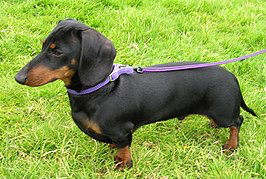
#> input picture week_3/images/dog.png, 266 x 179 px
$ jupyter execute --allow-errors Convolutions.ipynb   (shell and % lines are left out)
#> lines starting #> are read from the running program, lines starting #| are printed output that depends on the picture
### week_3/Blocks.py
import numpy as np

# [94 lines left out: functions dense_forward, dense_grad_input, dense_grad_W, dense_grad_b, not called in this run]

class Layer(object):

    def __init__(self):
        self.training_phase = True
        self.output = 0.0

    def forward(self, x_input):
        self.output = x_input
        return self.output

    def backward(self, x_input, grad_output):
        return grad_output

    def get_params(self):
        return []

    def get_params_gradients(self):
        return []

class Dense(Layer):

    # [8 lines left out: function __init__, not called in this run]

    def forward(self, x_input):
        self.output = dense_forward(x_input, self.W, self.b)
        return self.output

    # [6 lines left out: function backward, not called in this run]

    def get_params(self):
        return [self.W, self.b]

    def get_params_gradients(self):
        return [self.grad_W, self.grad_b]


# [44 lines left out: functions relu_forward, reluDerivative, relu_grad_input, not called in this run]

class ReLU(Layer):

    def forward(self, x_input):
        self.output = relu_forward(x_input)
        return self.output

    def backward(self, x_input, grad_output):
        return relu_grad_input(x_input, grad_output)


class SequentialNN(object):

    def __init__(self):
        self.layers = []
        self.training_phase = True

    # [4 lines left out: function set_training_phase, not called in this run]

    def add(self, layer):
        self.layers.append(layer)

    # [22 lines left out: functions forward, backward, get_params, get_params_gradients, not called in this run]


class Loss(object):

    def __init__(self):
        self.output = 0.0

    def forward(self, target_pred, target_true):
        return self.output

    def backward(self, target_pred, target_true):
        return np.zeros_like(target_pred)


# [56 lines left out: functions hinge_forward, hinge_grad_input, not called in this run]


class Hinge(Loss):

    def forward(self, target_pred, target_true):
        self.output = hinge_forward(target_pred, target_true)
        return self.output

    def backward(self, target_pred, target_true):
        return hinge_grad_input(target_pred, target_true)


# [17 lines left out: function l2_regularizer, not called in this run]


class Optimizer(object):
    '''
    This is a basic class.
    All other optimizers will inherit it
    '''
    # [4 lines left out: function __init__, not called in this run]

    def update_params(self):
        pass


class SGD(Optimizer):
    '''
    Stochastic gradient descent optimizer
    https://en.wikipedia.org/wiki/Stochastic_gradient_descent
    '''

    # [86 lines left out: functions update_params, dropout_generate_mask, dropout_forward, dropout_grad_input, not called in this run]


class Dropout(Layer):

    # [11 lines left out: functions __init__, forward, not called in this run]

    def backward(self, x_input, grad_output):
        grad_input = dropout_grad_input(x_input, grad_output, self.mask)
        return grad_input


# [44 lines left out: functions mse_forward, mse_grad_input, not called in this run]


class MSE(Loss):

    def forward(self, target_pred, target_true):
        self.output = mse_forward(target_pred, target_true)
        return self.output

    def backward(self, target_pred, target_true):
        return mse_grad_input(target_pred, target_true)

### week_3/automark.py
from __future__ import print_function
import os
import sys
import json
import requests
import shutil
import numpy as np
import hashlib

try:
    import cPickle as pickle
except ImportError:
    import pickle

try:
    FileNotFoundError
except NameError:
    FileNotFoundError = OSError


class ServerError(BaseException):
    pass


class Config:
    host = 'http://18.197.109.11:1234/'
    cwd = os.path.dirname(os.path.realpath(__file__))
    test_folder = os.path.join(cwd, 'local_tests')
    test_path = os.path.join(test_folder, 'tests.pickle')


# Local tests
def _remove_local_tests():
    try:
        os.remove(Config.test_path)
        print('Current version of local tests is deprecated. Outdated tests are removed.')
        sys.stdout.flush()
    except FileNotFoundError:
        pass


def _load_local_tests(username):
    if not os.path.exists(Config.test_folder):
        os.makedirs(Config.test_folder)

    try:
        endpoint = Config.host + 'load_tests/{}'.format(username)
        stream = requests.get(endpoint, stream=True)
        if stream.status_code == 200:
            with open(Config.test_path, 'wb') as f:
                stream.raw.decode_content = True
                shutil.copyfileobj(stream.raw, f)
            print('Local tests are downloaded.')
            sys.stdout.flush()
        else:
            error = stream.json()['error']
            raise ServerError(error)
    except ServerError as e:
        raise e
    except:
        raise ServerError('Error downloading local tests.')


def _local_tests_are_valid():
    try:
        hash_md5 = hashlib.md5()
        with open(Config.test_path, "rb") as f:
            for chunk in iter(lambda: f.read(4096), b""):
                hash_md5.update(chunk)
        local_md5 = hash_md5.hexdigest()
        endpoint = Config.host + 'check_sum/{}'.format(local_md5)
        response = requests.get(endpoint).json()
        return response['success']
    except:
        return False


def _passed_local_tests(function, arg_keys):
    with open(Config.test_path, 'rb') as f:
        try:
            test_data = pickle.load(f, encoding='latin1')
        except TypeError:
            test_data = pickle.load(f)

    data = test_data[function.__name__]
    inputs = data['inputs']
    outputs = data['outputs']

    for in_, out_ in zip(inputs, outputs):
        args_ = {k: in_[k] for k in arg_keys}
        answer = function(**args_)
        print('answer: {}'.format(answer))
        print('output: {}'.format(out_))
        if not np.allclose(answer, out_, rtol=1e-5, atol=1e-5):
            return False
    return True


# Remote tests
# [28 lines left out: function _passed_remote_test, not called in this run]


def get_progress(username):
#> (the call stopped at in get_progress, `response = requests.get(endpoint)`: the network is not available in this run)
    endpoint = Config.host + 'get_progress/{}'.format(username)
    response = requests.get(endpoint)
    data = response.json()

    if 'error' in data:
        raise ServerError(data['error'])

    print('-'*45)
    print('| {:42}|'.format(data['name']))
    print('| {:42}|'.format(data['mail']))
    print('-'*45)
    for k, v in data['progress'].items():
        print('| {:25}| {:15}|'.format(k, v))
    print('-'*45)


def test_student_function(username, function, arg_keys):
#> called with username = '12328537'
    if not _local_tests_are_valid():
        _remove_local_tests()
        print('Downloading local tests...')
        _load_local_tests(username)
#> (the call stopped at in _load_local_tests, `stream = requests.get(endpoint, stream=True)`: the network is not available in this run)

    print('Running local tests...')
    if _passed_local_tests(function, arg_keys):
        print('{} successfully passed local tests'.format(function.__name__))
        print('Running remote test...')
        sys.stdout.flush()

        if _passed_remote_test(username, function, arg_keys):
            print("Test was successful. Congratulations!")
        else:
            print("Test failed. Please review your code.")
    else:
        print('{} failed some local tests'.format(function.__name__))

### week_3/Convolutions.ipynb
# Assignment 2

The main idea of this assignment is to understand **Convolutional Neural Networks** and the basics of **image filtering**. We will implement matrix convolution as well as the convolutional layer from scratch.

**Please note:**
1. Please copy the code from the previous assignment (week 2) into a separate file `Blocks.py`. Make sure it resides in the same folder as this notebook. It should contain the implementation of the building blocks.
2. All functions should be implemented using [**NumPy**](https://docs.scipy.org/doc/).

## Table of contents

* [0. Before you begin](#0.-Before-you-begin)
* [1. Recap](#1.-Recap)
* [2. Matrix Convolution](#2.-Matrix-Convolution) (mandatory)
* [3. Basic Kernels](#3.-Basic-Kernels) (mandatory)
* [4. Convolutional Layer](#4.-Convolutional-Layer)
* [5. MaxPooling Layer](#5.-MaxPooling-Layer) (mandatory)
* [6. Flatten](#6.-Flatten)
* [7. Experiments](#7.-Experiments)

# 0. Before you begin

Run the following block once when you start this notebook.
It imports [NumPy](https://docs.scipy.org/doc/), [Matplotlib](https://matplotlib.org/), AutoMark, and your `Blocks.py` implementations from last week.
We will make use of these imports during the course of this notebook.

[cell 1]
import numpy as np
import matplotlib.pyplot as plt
from Blocks import *
import automark as am

[cell 2]
# fill in your studentnumber as your username again
username = '12328537'

# get your progress by running this function
am.get_progress(username)

# 1. Recap

During the previous assignment, you implemented the main building blocks of neural networks:
* **Dense Layer**
* Non-linearity with ReLU
* Loss functions
* Optimization

Dense layers can already be very useful. They perform the following mapping on the input matrix $X$ (matrix of objects) using the weights $W$:
$$
H = XW + b
$$

The dense layer enables creation and training of flexible models.

Now, let's take a look at image processing using **Dense Layer**:
1. We have a grayscale image $x$ of size $N \times M$ (width & height)
2. We reshape it into a vector of length $NM$
3. Then we map it with a dense layer
4. And obtain the transformed vector $y$

Each element of $y$ depends on each element of $x$. That's why its also called **fully connected**.
A neural network which only consists of dense layers is therefore called a fully connected network.

When we work with images, we assume that each pixel is correlated with its neighbours and close pixels. Distant pixels are not correlated. Various experiments demonstrate that this assumption is correct.

Dense layers captures these correlations, but they also capture *noisy* correlations to all other pixels.

# 2. Matrix Convolution

There is a way to create a **locally connected** layer which will learn local correlations using a smaller amount of parameters.
This layer is aptly called **Convolutional Layer** and is based on **matrix convolution**

A picture is worth a thousand words which is especially true when learning about convolution:

In image convolution, a **filter**, also called **kernel**, is applied to the source matrix.
Each element from the kernel is multiplied by the corresponding element from the source matrix. The results are summed up and written to the target matrix.

In this example, the output matrix has a smaller size than its source\*. This is because the kernel can not overlap the borders. **Zero padding** can be used to retain the original dimension. It is a simple solution which involves adding a border of zeros to the input.

\* It may seem both matrices have the same size (both are shown with the same number of boxes. In the edges of the right matrix, however, no values are stored. The top-left corner of the right image starts where the $-3$ is placed.

The source matrix $X$ is of size $N \times M$ and the kernel $K$ is of size $(2p+1) \times (2q +1 )$.
We define $X_{ij} = 0$ for $i > N, i < 1$ and $j > M, j < 1$.
In (other) words: If you try to access a pixel which is out of bounds assume that it is zero.
This is called **zero padding**.

Therefore, the convolution of a matrix with a kernel is defined as follows:
$$
Y = X \star K \\
Y_{ij} = \sum\limits_{\alpha=0}^{2p} \sum\limits_{\beta=0}^{2q}
K_{\alpha \beta} X_{i + \alpha - p, j+\beta - q}
$$

This operation's name depends on the field:
* In machine learning: **convolution**
* In mathematics: **cross-correlation**

Finally, its time for you to implement matrix convolution.
You can use the example below this code block to test your implementation.

[cell 3]
mat = np.array([[11,12,13],[21,22,23],[31,32,33]])
print("Original matrix")
print(mat)
mat_slice = mat[:2,:2] # Simple indexing
print ("\nSliced matrix")
print(mat_slice)
print ("\nChange the sliced matrix")
mat_slice[0,0] = 1000
print (mat_slice)
print("\nBut the original matrix? WHOA! It got changed too!")
print(mat)

[cell 4]
conv = np.ones((5,5))

conv = np.r_[ np.zeros((1,conv.shape[0])), conv, np.zeros((1,conv.shape[0])) ]

conv = np.c_[ np.zeros(conv.shape[0]), conv, np.zeros(conv.shape[0]) ]

conv

[cell 5]
def conv_matrix(matrix, kernel):
    """Perform the convolution of the matrix
        with the kernel using zero padding
    # Arguments
        matrix: input matrix np.array of size `(N, M)`
        kernel: kernel of the convolution
            np.array of size `(2p + 1, 2q + 1)`
    # Output
        the result of the convolution
        np.array of size `(N, M)`
    """
    #################
    ### YOUR CODE ###
    #################

    conv = np.zeros(matrix.shape[0]+2, matrix.shape[1]+2)

    conv_slice = conv[1:matrix.shape[0], 1:matrix.shape[1]]

    conv[1:matrix.shape[0], 1:matrix.shape[1]] = matrix

    from scipy import signal

    output = np.rot90(
        signal.convolve2d(matrix, np.rot90(kernel, 2),'valid'),2)

    print('out: {}'.format(output))
    return output

Let's test the function with the following data:

$$
X = \begin{bmatrix}
1 & 2 & 3 \\
2 & 3 & 4 \\
3 & 4 & 5 \\
\end{bmatrix} \quad
K =
\begin{bmatrix}
1 & 0 & 0 \\
0 & 1 & 0 \\
0 & 0 & 2 \\
\end{bmatrix} \quad
X \star K =
\begin{bmatrix}
7 & 10 & 3 \\
10 & 14 & 6 \\
3 & 6 & 8 \\
\end{bmatrix}
$$

We recreate the example data in Python to perform a local test run.
Don't be confused by [np.eye](https://docs.scipy.org/doc/numpy-1.13.0/reference/generated/numpy.eye.html). It fills our kernel matrix with ones on the diagonal from top-left to bottom-right.

[cell 6]
X = np.array([
    [1, 2, 3],
    [2, 3, 4],
    [3, 4, 5]
])

K = np.eye(3)
K[-1, -1] = 2
print(np.zeros(3))
print(K)

Run the following code block and compare the result with the example above.

#> (a cell that did not finish here is left out)

If you feel confident with your solution, check it against the AutoMark-server.

#> (a cell that did not finish here is left out)

# 3. Basic Kernels

Matrix convolution can be used to process an image (think Instagram): blur, shift, detecting edges, and much more.
This [article](http://setosa.io/ev/image-kernels/) (**recommended read**) about image kernels should give you a better understanding of convolutions. It happens to be interactive as well.

In convolutional layers, the kernels are learned by training on the dataset. However, there are predefined kernels, for example used on your Instagram photos. Some examples are:

**Sharpen Kernel:**
$$
\begin{equation*}
\begin{bmatrix}
0 & -1 & 0 \\
-1 & 5 & -1 \\
0 & -1 & 0
\end {bmatrix}
\end{equation*}
$$

**Edge detection filter:**
$$
\begin{equation*}
\begin{bmatrix}
-1 & -1 & -1 \\
-1 & 8 & -1 \\
-1 & -1 & -1
\end {bmatrix}
\end{equation*}
$$

**Box blur of size 3:**
$$ \frac{1}{9}
\begin{equation*}
\begin{bmatrix}
1 & 1 & 1 \\
1 & 1 & 1 \\
1 & 1 & 1
\end {bmatrix}
\end{equation*}
$$

Let's play with convolutions by manipulating an image of a dog.

[cell 9]
rgb_img = plt.imread('./images/dog.png')
#> rgb_img is the input picture: shape (179, 266, 3) float32; mean R, G, B 0.528, 0.619, 0.28
plt.imshow(rgb_img)

Coloured images would require a 3-dimensional tensor to represent RGB (red, green, and blue).
Therefore, we will convert it to grayscale. This way it can be processed as a matrix.

[cell 10]
img = rgb_img.mean(axis=2)
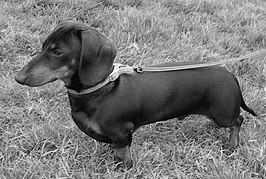
#> img: shape (179, 266) float32; min 0, max 0.996, mean 0.476
plt.imshow(img, cmap='gray')

First of all, let's blur the image with [box blur](https://en.wikipedia.org/wiki/Box_blur). It is just a convolution of a matrix with the kernel of size $N \times N$ of the following form:

$$
\frac{1}{N^2}
\begin{bmatrix}
1 & \dots  & 1\\
\vdots & \ddots & \vdots\\
1 & \dots  & 1\\
\end{bmatrix}
$$

Every element of this filter is *one* and we divide the sum by the total amount of elements in the blur filter. You could understand it as taking the average of an image region.

**Description:**
Perform the blur of the image.

<u>Arguments:</u>
* `image` - Input matrix - [np.array](https://docs.scipy.org/doc/numpy-1.13.0/reference/generated/numpy.array.html) of size `(N, M)`
* `box_size` - Size of the blur kernel - `int > 0` the kernel is of size `(box_size, box_size)`

<u>Output:</u>
The result of the blur [np.array](https://docs.scipy.org/doc/numpy-1.13.0/reference/generated/numpy.array.html) of size `(N, M)`

[cell 11]
def box_blur(image, box_size):
    """Perform the blur of the image
    # Arguments
        image: input matrix - np.array of size `(N, M)`
        box_size: the size of the blur kernel - int > 0
            the kernel is of size `(box_size, box_size)`
    # Output
        the result of the blur
            np.array of size `(N, M)`
    """
    #################
    ### YOUR CODE ###
    #################
    return output

You can test your solution before submitting it. Running the following code block should yield this result:
$$
\begin{equation*}
\begin{bmatrix}
1 & 2 & 1 \\
2 & 4 & 2 \\
1 & 2 & 1
\end {bmatrix}
\end{equation*}
$$

[cell 12]
test_image = np.array([
    [9, 0, 9],
    [0, 0, 0],
    [9, 0, 9]
])

#> (the rest of this cell did not finish here and is left out)

Submit your solution here:

#> (a cell that did not finish here is left out)

#> (the call stopped at in _load_local_tests, `stream = requests.get(endpoint, stream=True)`: the network is not available in this run)

Let's apply your blur convolution on our dog:

#> (a cell that did not finish here is left out)

plt.imshow(blur_dog, cmap='gray')

Now, we will get the vertical and horizontal gradients. To perform it we calculate the convolution of the image with the following kernels:

$$
K_h =
\begin{bmatrix}
-1 & 0  & 1\\
\end{bmatrix} \quad
K_v =
\begin{bmatrix}
1 \\
0 \\
-1\\
\end{bmatrix} \\
X_h = X \star K_h \quad X_v = X \star K_v\\
$$

And then we calculate the amplitude of the gradient:

$$
X_\text{grad} = \sqrt{X_h^2 + X_v^2}
$$

#> (a cell that did not finish here is left out)

This yields the edges of our blurred dog. It is not the only way to obtain edges though, there are plenty more:
* [Canny edge detection](https://en.wikipedia.org/wiki/Canny_edge_detector)
* [Sobel operator](https://en.wikipedia.org/wiki/Sobel_operator)
* [Prewitt operator](https://en.wikipedia.org/wiki/Prewitt_operator)

When you convolve an image with a kernel you obtain a map of responses. The more correlated the patch of an image is with the kernel, the higher the response. Let's take a closer look:

[cell 16]
pattern = np.array([
    [0, 1, 0],
    [1, 1, 1],
    [0, 1, 0]
])
# Create the image
image = np.pad(pattern, [(12, 12), (10, 14)], mode='constant', constant_values=0)
plt.imshow(image, cmap='gray')
plt.title('original image')
plt.show()
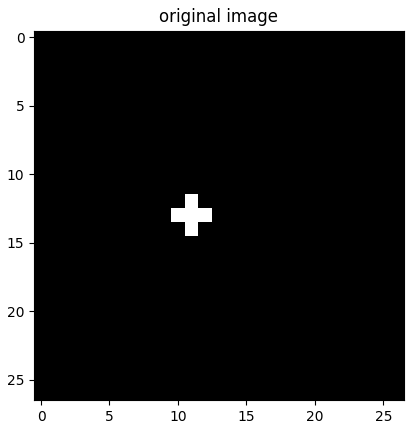
#> figure drawn by matplotlib, 1 panel

# Add some noise
image = 0.5 * image + 0.5 * np.random.random(image.shape)
plt.imshow(image, cmap='gray')
plt.title('noisy image')
plt.show()
#> (the rest of the program and of its run is left out)
